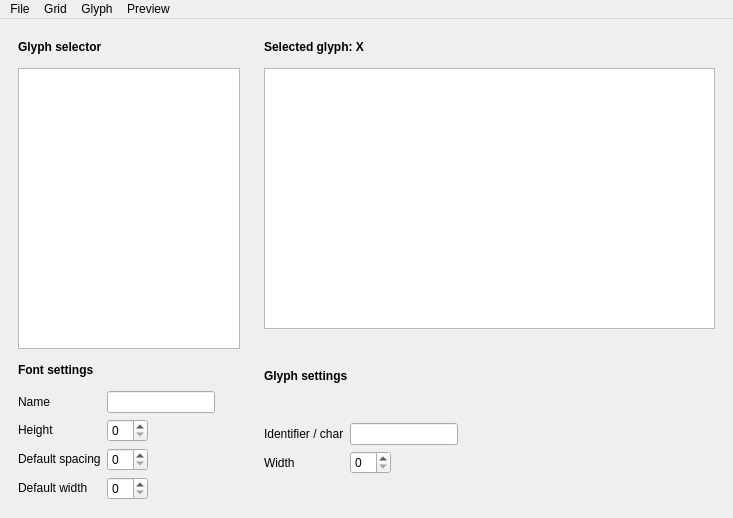
<?xml version="1.0" encoding="UTF-8"?>
<ui version="4.0">
 <class>MainWindow</class>
 <widget class="QMainWindow" name="MainWindow">
  <property name="geometry">
   <rect>
    <x>0</x>
    <y>0</y>
    <width>733</width>
    <height>518</height>
   </rect>
  </property>
  <property name="minimumSize">
   <size>
    <width>707</width>
    <height>498</height>
   </size>
  </property>
  <property name="maximumSize">
   <size>
    <width>16777215</width>
    <height>16777215</height>
   </size>
  </property>
  <property name="windowTitle">
   <string>MainWindow</string>
  </property>
  <widget class="QWidget" name="centralwidget">
   <layout class="QHBoxLayout" name="horizontalLayout" stretch="7,13">
    <item>
     <widget class="QWidget" name="glyphSelector" native="true">
      <property name="maximumSize">
       <size>
        <width>240</width>
        <height>16777215</height>
       </size>
      </property>
      <layout class="QVBoxLayout" name="verticalLayout" stretch="3,1,0">
       <property name="spacing">
        <number>14</number>
       </property>
       <property name="topMargin">
        <number>12</number>
       </property>
       <item>
        <widget class="QWidget" name="selectorList" native="true">
         <property name="sizePolicy">
          <sizepolicy hsizetype="Expanding" vsizetype="Expanding">
           <horstretch>0</horstretch>
           <verstretch>0</verstretch>
          </sizepolicy>
         </property>
         <property name="minimumSize">
          <size>
           <width>0</width>
           <height>0</height>
          </size>
         </property>
         <layout class="QVBoxLayout" name="verticalLayout_3" stretch="1,0">
          <property name="spacing">
           <number>14</number>
          </property>
          <property name="leftMargin">
           <number>0</number>
          </property>
          <property name="topMargin">
           <number>0</number>
          </property>
          <property name="rightMargin">
           <number>0</number>
          </property>
          <property name="bottomMargin">
           <number>0</number>
          </property>
          <item>
           <widget class="QLabel" name="glyphSelectorTitle">
            <property name="sizePolicy">
             <sizepolicy hsizetype="Expanding" vsizetype="Maximum">
              <horstretch>0</horstretch>
              <verstretch>0</verstretch>
             </sizepolicy>
            </property>
            <property name="font">
             <font>
              <bold>true</bold>
             </font>
            </property>
            <property name="text">
             <string>Glyph selector</string>
            </property>
            <property name="alignment">
             <set>Qt::AlignmentFlag::AlignLeading|Qt::AlignmentFlag::AlignLeft|Qt::AlignmentFlag::AlignTop</set>
            </property>
           </widget>
          </item>
          <item>
           <widget class="QListWidget" name="glyphSelectorList"/>
          </item>
         </layout>
        </widget>
       </item>
       <item>
        <widget class="QWidget" name="fontSettings" native="true">
         <property name="sizePolicy">
          <sizepolicy hsizetype="Preferred" vsizetype="Fixed">
           <horstretch>0</horstretch>
           <verstretch>0</verstretch>
          </sizepolicy>
         </property>
         <layout class="QVBoxLayout" name="verticalLayout_4">
          <property name="spacing">
           <number>14</number>
          </property>
          <property name="leftMargin">
           <number>0</number>
          </property>
          <property name="topMargin">
           <number>0</number>
          </property>
          <property name="rightMargin">
           <number>0</number>
          </property>
          <property name="bottomMargin">
           <number>0</number>
          </property>
          <item>
           <widget class="QLabel" name="fontSettingsTitle">
            <property name="sizePolicy">
             <sizepolicy hsizetype="Fixed" vsizetype="Fixed">
              <horstretch>0</horstretch>
              <verstretch>0</verstretch>
             </sizepolicy>
            </property>
            <property name="font">
             <font>
              <bold>true</bold>
             </font>
            </property>
            <property name="text">
             <string>Font settings</string>
            </property>
           </widget>
          </item>
          <item>
           <widget class="QWidget" name="fontSettingsWidget" native="true">
            <property name="sizePolicy">
             <sizepolicy hsizetype="Fixed" vsizetype="Fixed">
              <horstretch>0</horstretch>
              <verstretch>0</verstretch>
             </sizepolicy>
            </property>
            <layout class="QGridLayout" name="gridLayout">
             <property name="leftMargin">
              <number>0</number>
             </property>
             <property name="topMargin">
              <number>0</number>
             </property>
             <property name="rightMargin">
              <number>0</number>
             </property>
             <property name="bottomMargin">
              <number>0</number>
             </property>
             <item row="4" column="1">
              <widget class="QSpinBox" name="fontDefaultWidthBox">
               <property name="sizePolicy">
                <sizepolicy hsizetype="Fixed" vsizetype="Fixed">
                 <horstretch>0</horstretch>
                 <verstretch>0</verstretch>
                </sizepolicy>
               </property>
              </widget>
             </item>
             <item row="2" column="0">
              <widget class="QLabel" name="fontHeightTitle">
               <property name="sizePolicy">
                <sizepolicy hsizetype="Fixed" vsizetype="Fixed">
                 <horstretch>0</horstretch>
                 <verstretch>0</verstretch>
                </sizepolicy>
               </property>
               <property name="text">
                <string>Height</string>
               </property>
              </widget>
             </item>
             <item row="3" column="0">
              <widget class="QLabel" name="fontDefaultSpacingTitle">
               <property name="sizePolicy">
                <sizepolicy hsizetype="Fixed" vsizetype="Fixed">
                 <horstretch>0</horstretch>
                 <verstretch>0</verstretch>
                </sizepolicy>
               </property>
               <property name="text">
                <string>Default spacing</string>
               </property>
              </widget>
             </item>
             <item row="3" column="1">
              <widget class="QSpinBox" name="fontDefaultSpacingBox">
               <property name="sizePolicy">
                <sizepolicy hsizetype="Fixed" vsizetype="Fixed">
                 <horstretch>0</horstretch>
                 <verstretch>0</verstretch>
                </sizepolicy>
               </property>
              </widget>
             </item>
             <item row="0" column="0">
              <widget class="QLabel" name="fontNameTitle">
               <property name="sizePolicy">
                <sizepolicy hsizetype="Fixed" vsizetype="Preferred">
                 <horstretch>0</horstretch>
                 <verstretch>0</verstretch>
                </sizepolicy>
               </property>
               <property name="text">
                <string>Name</string>
               </property>
              </widget>
             </item>
             <item row="4" column="0">
              <widget class="QLabel" name="fontDefaultWidthTitle">
               <property name="sizePolicy">
                <sizepolicy hsizetype="Fixed" vsizetype="Fixed">
                 <horstretch>0</horstretch>
                 <verstretch>0</verstretch>
                </sizepolicy>
               </property>
               <property name="text">
                <string>Default width</string>
               </property>
              </widget>
             </item>
             <item row="2" column="1">
              <widget class="QSpinBox" name="fontHeightBox">
               <property name="sizePolicy">
                <sizepolicy hsizetype="Fixed" vsizetype="Fixed">
                 <horstretch>0</horstretch>
                 <verstretch>0</verstretch>
                </sizepolicy>
               </property>
              </widget>
             </item>
             <item row="0" column="1">
              <widget class="QLineEdit" name="fontNameBox">
               <property name="minimumSize">
                <size>
                 <width>0</width>
                 <height>0</height>
                </size>
               </property>
               <property name="maximumSize">
                <size>
                 <width>120</width>
                 <height>16777215</height>
                </size>
               </property>
              </widget>
             </item>
            </layout>
           </widget>
          </item>
         </layout>
        </widget>
       </item>
       <item>
        <spacer name="verticalSpacer_2">
         <property name="orientation">
          <enum>Qt::Orientation::Vertical</enum>
         </property>
         <property name="sizeType">
          <enum>QSizePolicy::Policy::Minimum</enum>
         </property>
         <property name="sizeHint" stdset="0">
          <size>
           <width>20</width>
           <height>0</height>
          </size>
         </property>
        </spacer>
       </item>
      </layout>
     </widget>
    </item>
    <item>
     <widget class="QWidget" name="glyphDesigner" native="true">
      <property name="maximumSize">
       <size>
        <width>100000</width>
        <height>16777215</height>
       </size>
      </property>
      <layout class="QVBoxLayout" name="verticalLayout_5" stretch="3,0">
       <property name="spacing">
        <number>14</number>
       </property>
       <property name="topMargin">
        <number>12</number>
       </property>
       <item>
        <widget class="QWidget" name="glyphDesignerContainer" native="true">
         <property name="sizePolicy">
          <sizepolicy hsizetype="Expanding" vsizetype="Expanding">
           <horstretch>0</horstretch>
           <verstretch>0</verstretch>
          </sizepolicy>
         </property>
         <property name="minimumSize">
          <size>
           <width>0</width>
           <height>0</height>
          </size>
         </property>
         <layout class="QVBoxLayout" name="verticalLayout_6" stretch="0,0">
          <property name="spacing">
           <number>14</number>
          </property>
          <property name="leftMargin">
           <number>0</number>
          </property>
          <property name="topMargin">
           <number>0</number>
          </property>
          <property name="rightMargin">
           <number>0</number>
          </property>
          <property name="bottomMargin">
           <number>0</number>
          </property>
          <item>
           <widget class="QLabel" name="selectedGlyphTitle">
            <property name="sizePolicy">
             <sizepolicy hsizetype="Expanding" vsizetype="Maximum">
              <horstretch>0</horstretch>
              <verstretch>0</verstretch>
             </sizepolicy>
            </property>
            <property name="font">
             <font>
              <bold>true</bold>
             </font>
            </property>
            <property name="text">
             <string>Selected glyph: X</string>
            </property>
            <property name="alignment">
             <set>Qt::AlignmentFlag::AlignLeading|Qt::AlignmentFlag::AlignLeft|Qt::AlignmentFlag::AlignTop</set>
            </property>
           </widget>
          </item>
          <item>
           <widget class="QGraphicsView" name="glyphCanvas"/>
          </item>
         </layout>
        </widget>
       </item>
       <item>
        <widget class="QWidget" name="glyphSettings" native="true">
         <property name="sizePolicy">
          <sizepolicy hsizetype="Preferred" vsizetype="Fixed">
           <horstretch>0</horstretch>
           <verstretch>0</verstretch>
          </sizepolicy>
         </property>
         <property name="minimumSize">
          <size>
           <width>0</width>
           <height>157</height>
          </size>
         </property>
         <layout class="QVBoxLayout" name="verticalLayout_2" stretch="0,0,0">
          <property name="spacing">
           <number>14</number>
          </property>
          <property name="sizeConstraint">
           <enum>QLayout::SizeConstraint::SetDefaultConstraint</enum>
          </property>
          <property name="leftMargin">
           <number>0</number>
          </property>
          <property name="topMargin">
           <number>0</number>
          </property>
          <property name="rightMargin">
           <number>0</number>
          </property>
          <property name="bottomMargin">
           <number>0</number>
          </property>
          <item>
           <widget class="QLabel" name="glyphSettingsTitle">
            <property name="sizePolicy">
             <sizepolicy hsizetype="Preferred" vsizetype="Maximum">
              <horstretch>0</horstretch>
              <verstretch>0</verstretch>
             </sizepolicy>
            </property>
            <property name="font">
             <font>
              <bold>true</bold>
             </font>
            </property>
            <property name="text">
             <string>Glyph settings</string>
            </property>
           </widget>
          </item>
          <item>
           <widget class="QWidget" name="glyphSettingsGrid" native="true">
            <property name="sizePolicy">
             <sizepolicy hsizetype="Maximum" vsizetype="Maximum">
              <horstretch>0</horstretch>
              <verstretch>0</verstretch>
             </sizepolicy>
            </property>
            <layout class="QGridLayout" name="gridLayout_2">
             <property name="leftMargin">
              <number>0</number>
             </property>
             <property name="topMargin">
              <number>0</number>
             </property>
             <property name="rightMargin">
              <number>0</number>
             </property>
             <property name="bottomMargin">
              <number>0</number>
             </property>
             <item row="0" column="1">
              <widget class="QLineEdit" name="identiferCharBox">
               <property name="minimumSize">
                <size>
                 <width>0</width>
                 <height>0</height>
                </size>
               </property>
               <property name="maximumSize">
                <size>
                 <width>200</width>
                 <height>16777215</height>
                </size>
               </property>
              </widget>
             </item>
             <item row="1" column="1">
              <widget class="QSpinBox" name="widthBox">
               <property name="sizePolicy">
                <sizepolicy hsizetype="Maximum" vsizetype="Fixed">
                 <horstretch>0</horstretch>
                 <verstretch>0</verstretch>
                </sizepolicy>
               </property>
              </widget>
             </item>
             <item row="1" column="0">
              <widget class="QLabel" name="widthLabel">
               <property name="text">
                <string>Width</string>
               </property>
              </widget>
             </item>
             <item row="0" column="0">
              <widget class="QLabel" name="identiferCharLabel">
               <property name="sizePolicy">
                <sizepolicy hsizetype="Maximum" vsizetype="Preferred">
                 <horstretch>0</horstretch>
                 <verstretch>0</verstretch>
                </sizepolicy>
               </property>
               <property name="text">
                <string>Identifier / char</string>
               </property>
              </widget>
             </item>
            </layout>
           </widget>
          </item>
          <item>
           <spacer name="verticalSpacer">
            <property name="orientation">
             <enum>Qt::Orientation::Vertical</enum>
            </property>
            <property name="sizeType">
             <enum>QSizePolicy::Policy::Minimum</enum>
            </property>
            <property name="sizeHint" stdset="0">
             <size>
              <width>20</width>
              <height>0</height>
             </size>
            </property>
           </spacer>
          </item>
         </layout>
        </widget>
       </item>
      </layout>
     </widget>
    </item>
   </layout>
  </widget>
  <widget class="QMenuBar" name="menuBar">
   <property name="geometry">
    <rect>
     <x>0</x>
     <y>0</y>
     <width>733</width>
     <height>30</height>
    </rect>
   </property>
   <widget class="QMenu" name="menuFile">
    <property name="title">
     <string>File</string>
    </property>
    <addaction name="actionOpen"/>
    <addaction name="separator"/>
    <addaction name="actionSave"/>
    <addaction name="actionSave_to_new_file"/>
   </widget>
   <widget class="QMenu" name="menuGrid">
    <property name="title">
     <string>Grid</string>
    </property>
    <widget class="QMenu" name="menuShift">
     <property name="title">
      <string>Shift</string>
     </property>
     <addaction name="actionUp"/>
     <addaction name="actionDown"/>
     <addaction name="actionLeft"/>
     <addaction name="actionRight"/>
    </widget>
    <addaction name="menuShift"/>
    <addaction name="actionInvert"/>
    <addaction name="separator"/>
    <addaction name="actionClear"/>
   </widget>
   <widget class="QMenu" name="menuGlyph">
    <property name="title">
     <string>Glyph</string>
    </property>
    <widget class="QMenu" name="menuDelete">
     <property name="title">
      <string>Delete</string>
     </property>
     <addaction name="actionSelected"/>
     <addaction name="actionAll"/>
    </widget>
    <addaction name="actionAdd"/>
    <addaction name="separator"/>
    <addaction name="menuDelete"/>
   </widget>
   <widget class="QMenu" name="menuPreview">
    <property name="title">
     <string>Preview</string>
    </property>
   </widget>
   <addaction name="menuFile"/>
   <addaction name="menuGrid"/>
   <addaction name="menuGlyph"/>
   <addaction name="menuPreview"/>
  </widget>
  <action name="actionOpen">
   <property name="text">
    <string>Open</string>
   </property>
  </action>
  <action name="actionSave">
   <property name="text">
    <string>Save</string>
   </property>
  </action>
  <action name="actionSave_to_new_file">
   <property name="text">
    <string>Save as...</string>
   </property>
  </action>
  <action name="actionLeft">
   <property name="text">
    <string>Left</string>
   </property>
  </action>
  <action name="actionUp">
   <property name="text">
    <string>Up</string>
   </property>
  </action>
  <action name="actionDown">
   <property name="text">
    <string>Down</string>
   </property>
  </action>
  <action name="actionRight">
   <property name="text">
    <string>Right</string>
   </property>
  </action>
  <action name="actionInvert">
   <property name="text">
    <string>Invert</string>
   </property>
  </action>
  <action name="actionClear">
   <property name="text">
    <string>Clear</string>
   </property>
  </action>
  <action name="actionAdd">
   <property name="text">
    <string>Add</string>
   </property>
  </action>
  <action name="actionSelected">
   <property name="text">
    <string>Selected</string>
   </property>
  </action>
  <action name="actionAll">
   <property name="text">
    <string>All</string>
   </property>
  </action>
  <action name="actionTo_defaults">
   <property name="text">
    <string>To defaults</string>
   </property>
  </action>
 </widget>
 <resources/>
 <connections/>
</ui>
